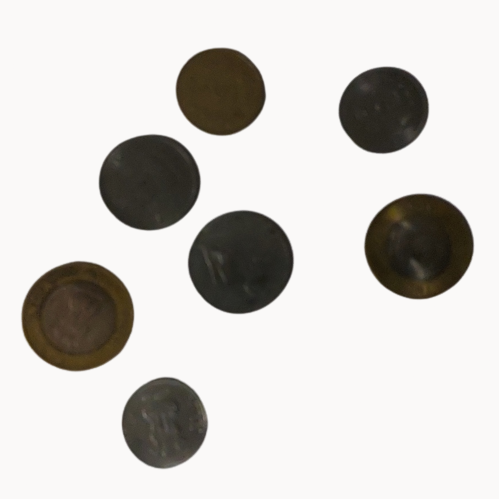
#> input picture A3/coins.png, 499 x 499 px
$ python watershed.py
#> lines starting #> are read from the running program, lines starting #| are printed output that depends on the picture; after the words box and inside, x2 and y2 are one past the last pixel; in counts of white or black regions, pixels touching at a corner belong together
# %% [markdown]
# # Assignment 3: Watershed Algorithm

# %%
import numpy as np
import cv2 as cv
from matplotlib import pyplot as plt

# %%
#input_file = "water_coins.jpg"
input_file = "coins.png"
img = cv.imread(input_file)
#> img is the input picture: shape (499, 499, 3); mean B, G, R 202.9, 206.3, 208.5
assert (
    img is not None
), "file could not be read, check with os.path.exists()"

print(img.shape)
#| (499, 499, 3)

# %%
gray = cv.cvtColor(img, cv.COLOR_BGR2GRAY)
ret, thresh = cv.threshold(
    gray, 0, 255, cv.THRESH_BINARY_INV + cv.THRESH_OTSU
)
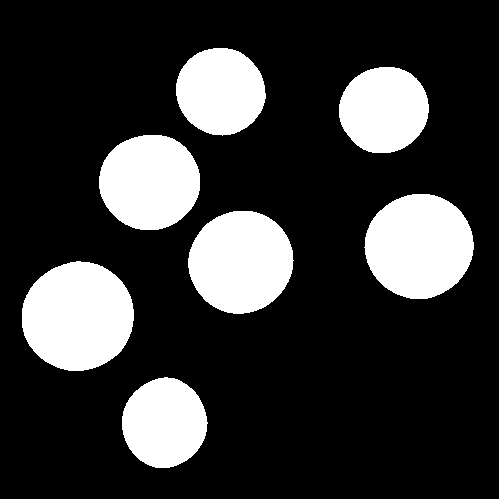
#> thresh: shape (499, 499); 21.2% white; 7 white regions, largest, box (x1, y1, x2, y2) and area: (22, 261, 134, 371) 9622, (364, 194, 474, 299) 8951, (188, 211, 294, 314) 8452
#> ret = 149

plt.subplot(121)
plt.axis("off")
plt.imshow(img)
plt.title("Original Image")

plt.subplot(122)
plt.axis("off")
plt.imshow(thresh, cmap="gray")
plt.title("Binary image")

plt.show()
#> figure, not shown here; B, G, R data is drawn as R, G, B

# %% [markdown]
# Find sure background region using dilation

# %%
### noise removal
kernel = np.ones((3, 3), np.uint8)
opening = cv.morphologyEx(thresh, cv.MORPH_OPEN, kernel, iterations=2)
#> opening: shape (499, 499); 21.2% white; 7 white regions, largest, box (x1, y1, x2, y2) and area: (22, 261, 134, 371) 9622, (365, 194, 474, 299) 8950, (188, 211, 293, 314) 8451
# sure background area
sure_bg = cv.dilate(opening, kernel, iterations=3)
#> sure_bg: shape (499, 499); 24.6% white; 7 white regions, largest, box (x1, y1, x2, y2) and area: (19, 258, 137, 374) 10990, (362, 191, 477, 302) 10270, (185, 208, 296, 317) 9735

plt.axis("off")
plt.imshow(sure_bg, cmap="gray")
plt.title("Sure Background")
plt.show()

# %% [markdown]
# Find sure foreground region using thresholded distance transform and erosion

# %%
# Finding sure foreground area
dist_transform = cv.distanceTransform(opening, cv.DIST_L2, 3)
ret, sure_fg = cv.threshold(
    # adjust this constant for better segmentation
    dist_transform, 0.5 * dist_transform.max(), 255, 0
)
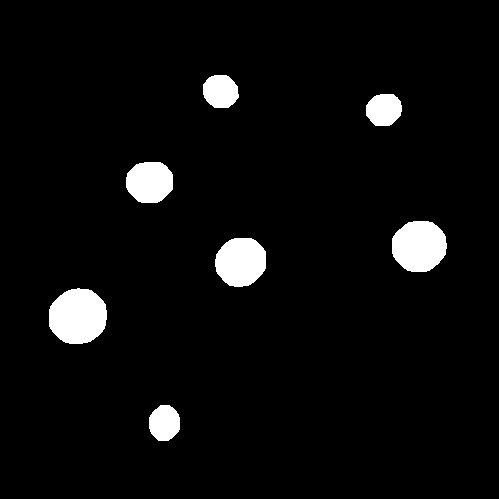
#> sure_fg: shape (499, 499) float32; 4.5% white; 7 white regions, largest, box (x1, y1, x2, y2) and area: (49, 288, 107, 344) 2587, (392, 221, 447, 272) 2248, (215, 238, 266, 287) 1998
#> ret = 26.26
# Finding unknown region
sure_fg = np.uint8(sure_fg)
unknown = cv.subtract(sure_bg, sure_fg)
#> unknown: shape (499, 499); 20.1% white; 7 white regions, largest, box (x1, y1, x2, y2) and area: (19, 258, 137, 374) 8403, (362, 191, 477, 302) 8022, (185, 208, 296, 317) 7737

plt.subplot(121)
plt.axis("off")
plt.imshow(dist_transform, cmap="gray")
plt.title("Distance Transform")

plt.subplot(122)
plt.axis("off")
plt.imshow(sure_fg, cmap="gray")
plt.title("Thresholded distance transform, sure FG")

plt.show()

# %% [markdown]
# Marking each connected component as one segment

# %%
# Marker labelling
ret, markers = cv.connectedComponents(sure_fg)
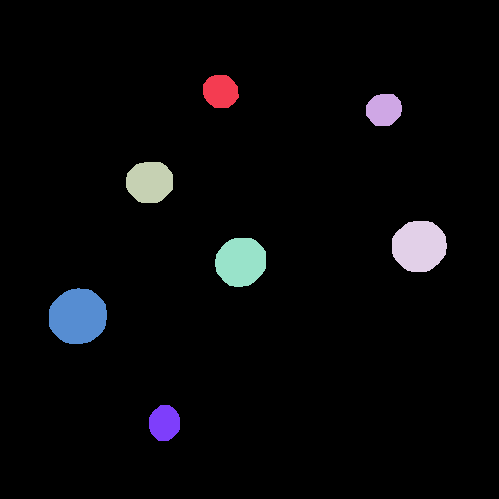
#> markers: shape (499, 499) int32; 8 distinct labels, from 0 to 7; one colour per label, 0 black
#> ret = 8
# Add one to all labels so that sure background is not 0, but 1
markers = markers + 1
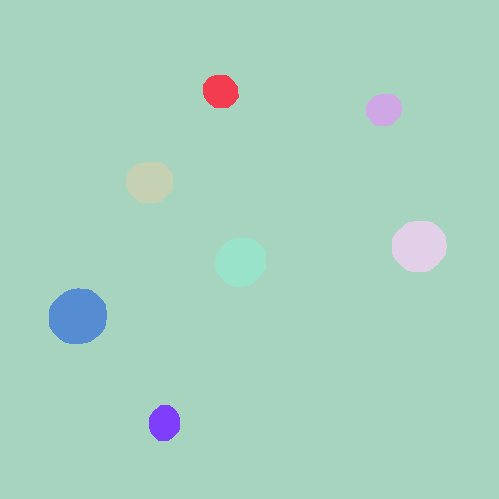
#> markers: shape (499, 499) int32; 8 distinct labels, from 1 to 8; one colour per label, 0 black
# Now, mark the region of unknown with zero
markers[unknown == 255] = 0
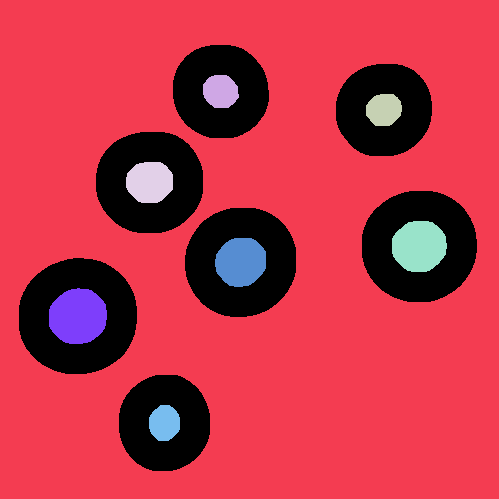
#> markers: shape (499, 499) int32; 9 distinct labels, from 0 to 8; one colour per label, 0 black

plt.axis("off")
plt.imshow(markers)
plt.title("Image with Marked Sure Foreground")
plt.show()

# %% [markdown]
# Apply watershed algorithm with labelled sure foreground as minima, we can
# find labels for unknown regions and which segment it belongs

# %%
markers = cv.watershed(img, markers)
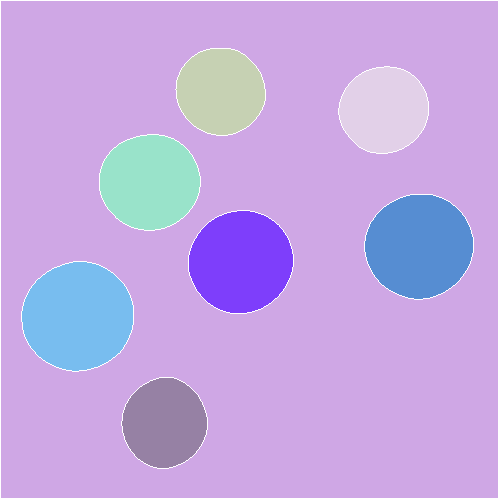
#> markers: shape (499, 499) int32; 9 distinct labels, from -1 to 8; one colour per label, 0 black, -1 white
img[markers == -1] = [255, 0, 0]
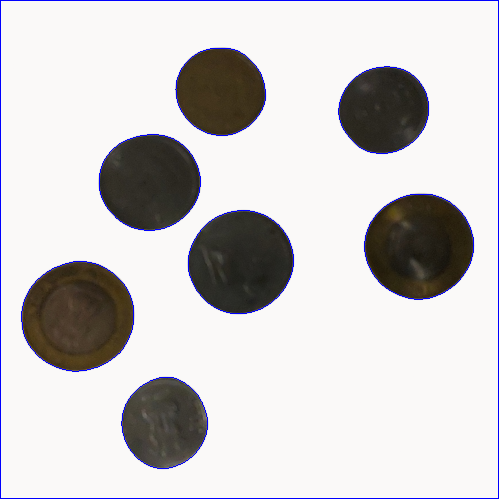
#> img: shape (499, 499, 3); 1.57% of pixels changed, all inside (x1, y1, x2, y2) = (0, 0, 499, 499)

plt.subplot(121)
plt.axis("off")
plt.imshow(markers)
plt.title("Segmented Marker Image")

plt.subplot(122)
plt.axis("off")
plt.imshow(img)
plt.title("Segmented Image")

plt.show()
#> figure, not shown here; B, G, R data is drawn as R, G, B

# %%
print("No of segments:", markers.max())
#| No of segments: 8
# 1 segment will be the background
print("No of coins:", markers.max() - 1)
#| No of coins: 7
